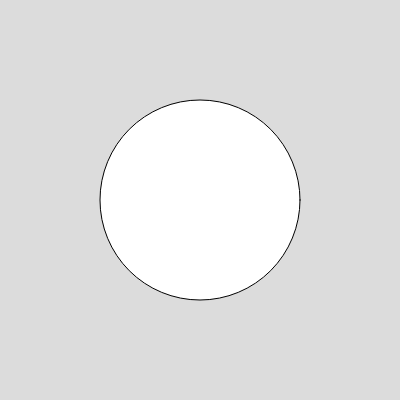
Frame 1 (no input)
Frame 60 (no input): identical to frame 1, image omitted
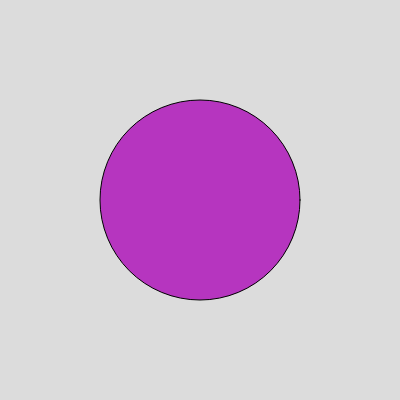
Frame 120 (the mouse pressed at the canvas centre since frame 60)

The p5.js sketch that drew these frames (run headless with seeded random() and noise() and a simulated clock; from frame 60 on, the mouse is pressed at the canvas centre):

// p5.js sketch
// ── sketch.js
function setup() {
  createCanvas(400, 400);
}

function draw() {
  background(220);

  ellipse(200, 200, 200, 200);
}

function mousePressed() {
  if (dist(mouseX, mouseY, 200, 200) < 100) {
    console.log("mousePressed");
    fill(random(0,255), random(0,255), random(0,255))
  }
}

// ── pathfinding.js
// Algoritmo A* com visualização
class Node {
  constructor(x, y) {
    this.x = x;
    this.y = y;
    this.f = 0; // Custo total (g + h)
    this.g = 0; // Custo do início até este nó
    this.h = 0; // Heurística (estimativa até o objetivo)
    this.parent = null;
  }
}

function heuristic(a, b) {
  // Distância Euclidiana (melhor para movimento diagonal)
  let dx = abs(a.x - b.x);
  let dy = abs(a.y - b.y);
  return sqrt(dx * dx + dy * dy);
}

function getNeighbors(node, cols, rows, grid) {
  let neighbors = [];
  let x = node.x;
  let y = node.y;

  // Direções: [dx, dy, custo]
  // Movimentos cardinais (custo 1) e diagonais (custo √2 ≈ 1.414)
  const directions = [
    [-1, 0, 1],    // esquerda
    [1, 0, 1],     // direita
    [0, -1, 1],    // cima
    [0, 1, 1],     // baixo
    [-1, -1, 1.414], // diagonal superior esquerda
    [1, -1, 1.414],  // diagonal superior direita
    [-1, 1, 1.414],  // diagonal inferior esquerda
    [1, 1, 1.414]    // diagonal inferior direita
  ];

  for (let [dx, dy, cost] of directions) {
    let newX = x + dx;
    let newY = y + dy;

    // Verificar limites e se não é parede
    if (newX >= 0 && newX < cols && newY >= 0 && newY < rows && grid[newX][newY] !== 1) {
      // Para movimento diagonal, verificar se os lados adjacentes não são paredes
      // (evitar "cortar cantos")
      if (dx !== 0 && dy !== 0) {
        if (grid[x + dx][y] === 1 || grid[x][y + dy] === 1) {
          continue; // Não permitir diagonal se houver parede nos lados
        }
      }
      neighbors.push({ x: newX, y: newY, cost: cost });
    }
  }

  return neighbors;
}

function reconstructPath(endNode) {
  let path = [];
  let current = endNode;

  while (current !== null) {
    path.unshift({ x: current.x, y: current.y });
    current = current.parent;
  }

  return path;
}

// Gerador para A* com visualização passo a passo
function* aStarGenerator(start, end, cols, rows, grid) {
  let openSet = [];
  let closedSet = [];
  let startNode = new Node(start.x, start.y);
  let endNode = new Node(end.x, end.y);

  openSet.push(startNode);

  while (openSet.length > 0) {
    // Encontrar nó com menor f na openSet
    let currentIndex = 0;
    for (let i = 1; i < openSet.length; i++) {
      if (openSet[i].f < openSet[currentIndex].f) {
        currentIndex = i;
      }
    }

    let current = openSet[currentIndex];

    // Chegou ao objetivo
    if (current.x === endNode.x && current.y === endNode.y) {
      return {
        done: true,
        path: reconstructPath(current),
        openSet: openSet.map((n) => ({ x: n.x, y: n.y })),
        closedSet: closedSet.map((n) => ({ x: n.x, y: n.y })),
      };
    }

    // Mover current da openSet para closedSet
    openSet.splice(currentIndex, 1);
    closedSet.push(current);

    // Verificar vizinhos
    let neighbors = getNeighbors(current, cols, rows, grid);

    for (let neighborPos of neighbors) {
      // Verificar se já está na closedSet
      let inClosed = closedSet.some(
        (node) => node.x === neighborPos.x && node.y === neighborPos.y
      );
      if (inClosed) continue;

      let neighbor = new Node(neighborPos.x, neighborPos.y);
      let tentativeG = current.g + neighborPos.cost;

      // Verificar se já está na openSet
      let existingNode = openSet.find(
        (node) => node.x === neighbor.x && node.y === neighbor.y
      );

      if (existingNode) {
        if (tentativeG < existingNode.g) {
          existingNode.g = tentativeG;
          existingNode.h = heuristic(neighbor, endNode);
          existingNode.f = existingNode.g + existingNode.h;
          existingNode.parent = current;
        }
      } else {
        neighbor.g = tentativeG;
        neighbor.h = heuristic(neighbor, endNode);
        neighbor.f = neighbor.g + neighbor.h;
        neighbor.parent = current;
        openSet.push(neighbor);
      }
    }

    // Yield estado atual para visualização
    yield {
      done: false,
      openSet: openSet.map((n) => ({ x: n.x, y: n.y })),
      closedSet: closedSet.map((n) => ({ x: n.x, y: n.y })),
      current: { x: current.x, y: current.y },
    };
  }

  // Não encontrou caminho
  return {
    done: true,
    path: [],
    openSet: [],
    closedSet: closedSet.map((n) => ({ x: n.x, y: n.y })),
  };
}

// Algoritmo BFS (Breadth-First Search) com visualização
function* bfsGenerator(start, end, cols, rows, grid) {
  let queue = [];
  let visited = [];
  let startNode = new Node(start.x, start.y);
  let endNode = new Node(end.x, end.y);

  queue.push(startNode);
  visited.push(startNode);

  while (queue.length > 0) {
    // BFS usa FIFO - pega o primeiro da fila
    let current = queue.shift();

    // Chegou ao objetivo
    if (current.x === endNode.x && current.y === endNode.y) {
      return {
        done: true,
        path: reconstructPath(current),
        openSet: queue.map((n) => ({ x: n.x, y: n.y })),
        closedSet: visited.map((n) => ({ x: n.x, y: n.y })),
      };
    }

    // Explorar vizinhos
    let neighbors = getNeighbors(current, cols, rows, grid);

    for (let neighborPos of neighbors) {
      // Verificar se já foi visitado
      let alreadyVisited = visited.some(
        (node) => node.x === neighborPos.x && node.y === neighborPos.y
      );

      if (!alreadyVisited) {
        let neighbor = new Node(neighborPos.x, neighborPos.y);
        neighbor.parent = current;
        queue.push(neighbor);
        visited.push(neighbor);
      }
    }

    // Yield estado atual para visualização
    yield {
      done: false,
      openSet: queue.map((n) => ({ x: n.x, y: n.y })),
      closedSet: visited.map((n) => ({ x: n.x, y: n.y })),
      current: { x: current.x, y: current.y },
    };
  }

  // Não encontrou caminho
  return {
    done: true,
    path: [],
    openSet: [],
    closedSet: visited.map((n) => ({ x: n.x, y: n.y })),
  };
}

// ── style.css
html, body {
  margin: 0;
  padding: 0;
  overflow: hidden;
  font-family: Arial, sans-serif;
}

canvas {
  display: block;
}

body {
  -webkit-user-select: none;
  -moz-user-select: none;
  -ms-user-select: none;
  user-select: none;
}

canvas {
  -webkit-touch-callout: none;
}

#sidebar {
  position: fixed;
  top: 20px;
  right: 20px;
  background: rgba(255, 255, 255, 0.05);
  backdrop-filter: blur(2px);
  -webkit-backdrop-filter: blur(2px);
  padding: 20px;
  border-radius: 12px;
  border: 1px solid rgba(255, 255, 255, 0.3);
  box-shadow: 0 8px 32px rgba(0, 0, 0, 0.1);
  min-width: 200px;
  z-index: 1000;
}

#sidebar h3 {
  margin: 0 0 15px 0;
  font-size: 18px;
  color: #000;
  font-weight: 600;
  text-shadow: 0 1px 2px rgba(255, 255, 255, 0.5);
}

.control-group {
  margin-bottom: 20px;
}

.control-group label {
  display: block;
  margin-bottom: 5px;
  font-size: 14px;
  color: #222;
  font-weight: 500;
}

.control-group select {
  width: 100%;
  padding: 8px;
  border: 1px solid rgba(255, 255, 255, 0.4);
  border-radius: 6px;
  font-size: 14px;
  background: rgba(255, 255, 255, 0.3);
  backdrop-filter: blur(5px);
  -webkit-backdrop-filter: blur(5px);
  cursor: pointer;
  pointer-events: auto;
  position: relative;
  z-index: 1001;
  color: #000;
  font-weight: 500;
}

.button-group {
  display: flex;
  flex-direction: column;
  gap: 10px;
}

.button-group button {
  padding: 10px 15px;
  border: 1px solid rgba(255, 255, 255, 0.3);
  border-radius: 6px;
  font-size: 14px;
  cursor: pointer;
  transition: all 0.2s;
  backdrop-filter: blur(5px);
  -webkit-backdrop-filter: blur(5px);
}

#playBtn {
  background: rgba(76, 175, 80, 0.8);
  color: white;
  font-weight: bold;
}

#playBtn:hover {
  background: rgba(76, 175, 80, 1);
  transform: translateY(-1px);
  box-shadow: 0 4px 12px rgba(76, 175, 80, 0.4);
}

#clearPathBtn {
  background: rgba(33, 150, 243, 0.8);
  color: white;
}

#clearPathBtn:hover {
  background: rgba(33, 150, 243, 1);
  transform: translateY(-1px);
  box-shadow: 0 4px 12px rgba(33, 150, 243, 0.4);
}

#clearWallsBtn {
  background: rgba(244, 67, 54, 0.8);
  color: white;
}

#clearWallsBtn:hover {
  background: rgba(244, 67, 54, 1);
  transform: translateY(-1px);
  box-shadow: 0 4px 12px rgba(244, 67, 54, 0.4);
}

#visualOptionsBtn {
  background: rgba(156, 39, 176, 0.8);
  color: white;
}

#visualOptionsBtn:hover {
  background: rgba(156, 39, 176, 1);
  transform: translateY(-1px);
  box-shadow: 0 4px 12px rgba(156, 39, 176, 0.4);
}

.visual-options {
  max-height: 200px;
  overflow: hidden;
  transition: max-height 0.3s ease-in-out, margin-top 0.3s ease-in-out, opacity 0.3s ease-in-out;
  margin-top: 15px;
  opacity: 1;
  background: rgba(255, 255, 255, 0.1);
  border-radius: 8px;
  padding: 15px;
  border: 1px solid rgba(255, 255, 255, 0.2);
}

.visual-options.collapsed {
  max-height: 0;
  margin-top: 0;
  opacity: 0;
  padding: 0;
  border: none;
}

.visual-options .control-group {
  margin-bottom: 15px;
}

.visual-options .control-group:last-child {
  margin-bottom: 0;
}

.visual-options input[type="range"] {
  width: calc(100% - 50px);
  margin-right: 10px;
  vertical-align: middle;
  cursor: pointer;
  accent-color: rgba(156, 39, 176, 0.8);
}

.visual-options span {
  display: inline-block;
  min-width: 40px;
  font-size: 12px;
  color: #000;
  font-weight: 600;
  vertical-align: middle;
}

.visual-options label {
  font-size: 13px;
  margin-bottom: 8px;
}
